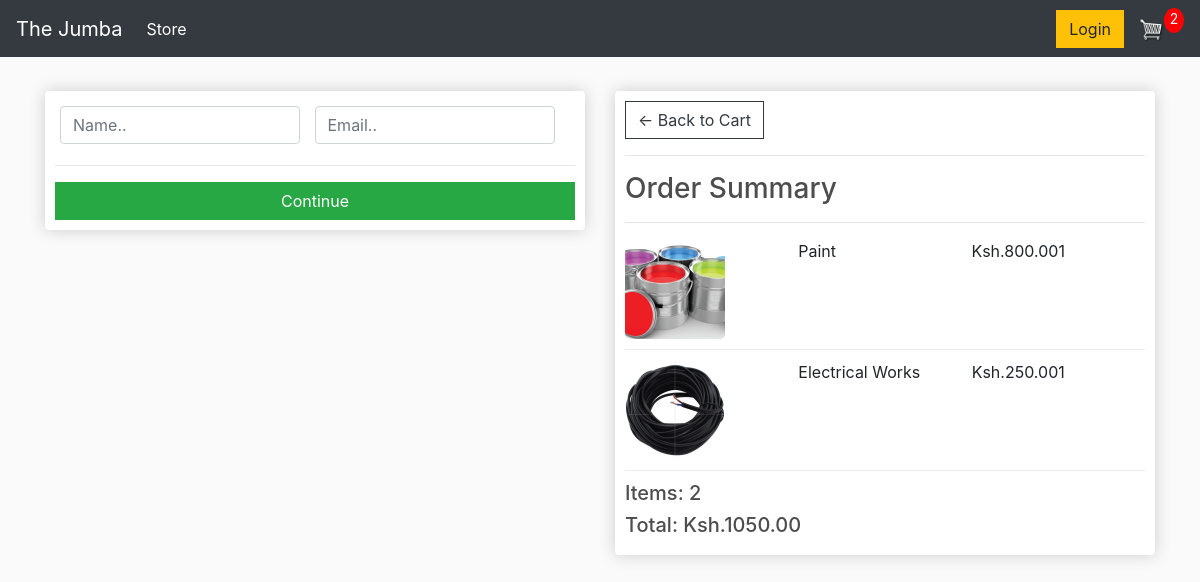
Screenshot of /checkout/ (signed in) with the database file from the repository.
### store/models.py (models this page shows, shortened)
class OrderItem(models.Model):
    product = models.ForeignKey(Product, on_delete=models.SET_NULL, null=True)
    order = models.ForeignKey(Order, on_delete=models.SET_NULL, null=True)
    quantity = models.IntegerField(default=0, null=True, blank=True)
    date_added = models.DateTimeField(auto_now_add=True)
    @property
    def get_total(self):
        total = self.product.price * self.quantity
        return total

class Product(models.Model):
    name = models.CharField(max_length=200)
    price = models.DecimalField(max_digits=7, decimal_places=2)
    digital = models.BooleanField(default=False, null=True, blank=True)
    image = models.ImageField(null=True, blank=True)
    @property
    def imageURL(self):
        try:
            url = self.image.url
        except:
            url = ''
        return url

class Order(models.Model):
    customer = models.ForeignKey(Customer, on_delete=models.SET_NULL, null=True, blank=True)
    date_ordered = models.DateTimeField(auto_now_add=True)
    complete = models.BooleanField(default=False, null=True, blank=True)
    transaction_id = models.CharField(max_length=100, null=True)
    @property
    def shipping(self):
        shipping = False
        orderitems = self.orderitem_set.all()
        for i in orderitems:
            if i.product.digital == False:
                shipping = True
        return shipping
    @property
    def get_cart_total(self):
        orderitems = self.orderitem_set.all()
        total = sum([item.get_total for item in orderitems])
        return total
    @property
    def get_cart_items(self):
        orderitems = self.orderitem_set.all()
        total = sum([item.quantity for item in orderitems])
        return total

### store/views.py (the view)
# urls.py: path('checkout/', views.checkout, name ="checkout"),
def checkout(request):
    if request.user.is_authenticated:
        customer = request.user.customer
        order, created = Order.objects.get_or_create(customer=customer, complete=False)
        items = order.orderitem_set.all()
        cartItems = order.get_cart_items
    else:
        items = []
        order = {'get_cart_total':0, 'get_cart_items':0, 'shipping':False}
        cartItems = order['get_cart_items']
    context = {
        'items':items, 'order':order,
        'cartItems': cartItems,
        }
    return render(request, 'store/checkout.html', context)

### store/templates/store/checkout.html (shortened to what this page needs)
{% extends 'store/main.html' %}
{% load static %}
{% block content %}
     <div class="row">
		<div class="col-lg-6">
			<div class="box-element" id="form-wrapper">
				<form id="form">
					<div id="user-info">
						<div class="form-field">
							<input required class="form-control" type="text" name="name" placeholder="Name..">
						</div>
						<div class="form-field">
							<input required class="form-control" type="email" name="email" placeholder="Email..">
						</div>
					</div>
					<hr>
					<input id="form-button" class="btn btn-success btn-block" type="submit" value="Continue">
				</form>
			</div>
			<br>
		</div>
		<div class="col-lg-6">
			<div class="box-element">
				<a  class="btn btn-outline-dark" href="{% url 'cart' %}">&#x2190; Back to Cart</a>
				<hr>
				<h3>Order Summary</h3>
				<hr>
				{% for item in items %}
				<div class="cart-row">
					<div style="flex:2"><img class="row-image" src="{{item.product.imageURL}}"></div>
					<div style="flex:2"><p>{{item.product.name}}</p></div>
					<div style="flex:1"><p>Ksh.{{item.product.price|floatformat:2}}</p></div>
					<div style="flex:1"><p>{{item.quantity}}</p></div>
				</div>
				{% endfor %}
				<h5>Items:   {{order.get_cart_items}}</h5>
				<h5>Total:   Ksh.{{order.get_cart_total}}</h5>
			</div>
		</div>
	</div>
{% endblock content %}

### static/css/main.css (style rules this page uses)
body { background-color: hsl(0, 0%, 98%); }
h1,h2,h3,h4,h5,h6 { color:hsl(0, 0%, 30%); }
.box-element { box-shadow:hsl(0, 0%, 80%) 0 0 16px; background-color: #fff; border-radius: 4px; padding: 10px; }
.col-lg-4, .col-lg-6, .col-lg-8, .col-lg-12 { margin-top: 10px; }
.btn { border-radius: 0; }
.row-image { width: 100px; }
.form-field { width:250px; display: inline-block; padding: 5px; }
.cart-row { display: flex; align-items: flex-stretch; padding-bottom: 10px; margin-bottom: 10px; border-bottom: 1px solid #ececec; }

### rows the page displays
OrderItem: product.imageURL (picture), product.name "Paint", product.price "800.00", quantity "1"
OrderItem: product.imageURL (picture), product.name "Electrical Works", product.price "250.00", quantity "1"
Order: get_cart_items "2", get_cart_total "1050.00"

### other values shown
{{ cartItems }} "2"
